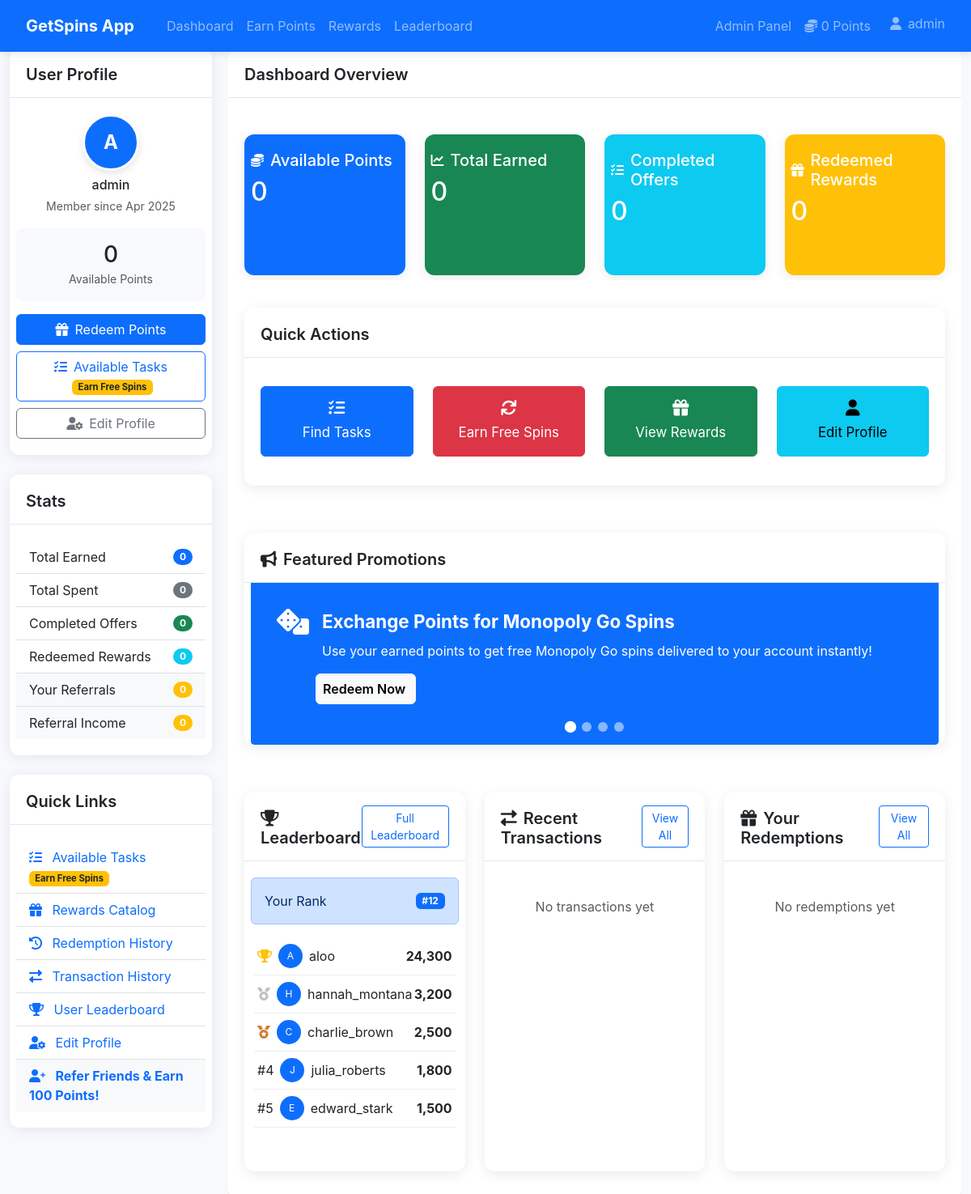
The app's page /dashboard (signed in) with its own data.
### tables this page shows
CREATE TABLE settings (setting_key TEXT PRIMARY KEY, setting_value TEXT);

CREATE TABLE users (
            id INTEGER PRIMARY KEY AUTOINCREMENT,
            username TEXT NOT NULL UNIQUE,
            email TEXT NOT NULL UNIQUE,
            password TEXT NOT NULL,
            points INTEGER NOT NULL DEFAULT 0,
            is_admin INTEGER NOT NULL DEFAULT 0,
            created_at TIMESTAMP DEFAULT CURRENT_TIMESTAMP,
            updated_at TIMESTAMP DEFAULT CURRENT_TIMESTAMP
        , referral_code TEXT, referred_by INTEGER, is_blocked INTEGER DEFAULT 0 NOT NULL);

### dashboard.php (the view, shortened to what the rows shown need)
<?php
require_once 'includes/auth.php';
require_once 'includes/functions.php';
include 'includes/header.php';
?>
<div class="dashboard-container">
    <div class="dashboard-sidebar d-none d-lg-block">
        <?php include 'includes/sidebar.php'; ?>
    </div>
    <div class="dashboard-content w-100">
        <div class="card">
            <div class="card-body">
                    <div class="row mb-4">
                        <div class="col-6 col-md-6 col-lg-3 mb-3">
                            <div class="card bg-primary text-white h-100 dashboard-stat-card">
                                <div class="card-body">
                                    <div class="d-flex align-items-center mb-2">
                                        <i class="fas fa-coins stat-icon me-2"></i>
                                        <h5 class="card-title mb-0">Available Points</h5>
                                    </div>
                                    <h2 class="mb-0 stat-value"><?php echo formatPoints($current_user['points']); ?></h2>
                                </div>
                            </div>
                        </div>
                        <div class="col-6 col-md-6 col-lg-3 mb-3">
                            <div class="card bg-success text-white h-100 dashboard-stat-card">
                                <div class="card-body">
                                    <div class="d-flex align-items-center mb-2">
                                        <i class="fas fa-chart-line stat-icon me-2"></i>
                                        <h5 class="card-title mb-0">Total Earned</h5>
                                    </div>
                                    <h2 class="mb-0 stat-value"><?php echo formatPoints($stats['total_earned']); ?></h2>
                                </div>
                            </div>
                        </div>
                        <div class="col-6 col-md-6 col-lg-3 mb-3">
                            <div class="card bg-info text-white h-100 dashboard-stat-card">
                                <div class="card-body">
                                    <h2 class="mb-0 stat-value"><?php echo $stats['completed_offers']; ?></h2>
                                </div>
                            </div>
                        </div>
                        <div class="col-6 col-md-6 col-lg-3 mb-3">
                            <div class="card bg-warning text-white h-100 dashboard-stat-card">
                                <div class="card-body">
                                    <h2 class="mb-0 stat-value"><?php echo $stats['redeemed_rewards']; ?></h2>
                                </div>
                            </div>
                        </div>
                    </div>
                </div>
            </div>
        </div>
    </div>
</div>
<?php include 'includes/dashboard_footer.php'; ?>

### includes/header.php (shortened to what the rows shown need)
<?php
require_once 'includes/auth.php';
require_once 'includes/functions.php';
require_once 'includes/db.php';
$auth = new Auth();
$current_user = $auth->getUser();
$current_page = basename($_SERVER['PHP_SELF']);
$request_uri = $_SERVER['REQUEST_URI'];
$request_path = parse_url($request_uri, PHP_URL_PATH);
$request_path = trim($request_path, '/');
$is_public_page = !$auth->isLoggedIn() ||
                  in_array($current_page, ['index.php', 'login.php', 'register.php']) ||
                  in_array($request_path, ['', 'index', 'login', 'register']);
$app_name = getSetting('app_name', APP_NAME);
$app_logo = getSetting('app_logo', '');
?>
<!DOCTYPE html>
<html lang="en">
<head>
    <link href="https://cdn.jsdelivr.net/npm/bootstrap@5.3.0-alpha1/dist/css/bootstrap.min.css" rel="stylesheet">
    <link href="https://cdnjs.cloudflare.com/ajax/libs/font-awesome/6.0.0/css/all.min.css" rel="stylesheet">
    <link href="/assets/css/style.css" rel="stylesheet">
</head>
<?php
$current_page_name = basename($_SERVER['PHP_SELF'], '.php');
$body_class = '';
if ($current_page_name === 'dashboard') {
    $body_class = 'dashboard-page';
} elseif ($current_page_name === 'tasks') {
    $body_class = 'tasks-page';
}
?>
<body class="<?php echo $body_class; ?>">
    <nav class="navbar navbar-expand-lg navbar-dark bg-primary fixed-header">
        <div class="container px-3">
            <a class="navbar-brand" href="/">
                <?php if ($is_public_page && !empty($app_logo)): ?>
                <img src="<?php echo $app_logo; ?>" alt="<?php echo htmlspecialchars($app_name); ?>" height="30" class="d-inline-block align-text-top">
                <?php else: ?>
                <?php echo htmlspecialchars($app_name); ?>
                <?php endif; ?>
            </a>
            <?php if ($auth->isLoggedIn()): ?>
            <div class="navbar-collapse" id="navbarNav">
                <ul class="navbar-nav me-auto">
                    <li class="nav-item">
                        <a class="nav-link" href="/dashboard">Dashboard</a>
                    </li>
                    <li class="nav-item">
                        <a class="nav-link" href="/tasks">Earn Points</a>
                    </li>
                    <li class="nav-item">
                        <a class="nav-link" href="/rewards">Rewards</a>
                    </li>
                    <li class="nav-item">
                        <a class="nav-link" href="/leaderboard">Leaderboard</a>
                    </li>
                </ul>
                <ul class="navbar-nav ms-auto">
                    <?php if ($auth->isAdmin()): ?>
                        <li class="nav-item">
                            <a class="nav-link" href="/admin/">Admin Panel</a>
                        </li>
                    <?php endif; ?>
                    <li class="nav-item">
                        <a class="nav-link" href="#">
                            <i class="fas fa-coins"></i> <?php echo formatPoints($current_user['points']); ?> Points
                        </a>
                    </li>
                    <li class="nav-item dropdown">
                        <a class="nav-link dropdown-toggle" href="#" id="navbarDropdown" role="button" data-bs-toggle="dropdown" aria-expanded="false">
                            <i class="fas fa-user"></i> <?php echo htmlspecialchars($current_user['username']); ?>
                        </a>
                    </li>
                </ul>
            </div>
            <?php endif; ?>
        </div>
    </nav>
    <div class="<?php
        if (($current_page === 'index.php' || $request_path === '' || $request_path === 'index') && !$auth->isLoggedIn()) {
            echo 'full-width-container';
        } else {
            echo $auth->isLoggedIn() ? 'container py-4 content-with-fixed-header' : 'container py-4';
        }
    ?>"><?php

### includes/sidebar.php (shortened to what the rows shown need)
<?php
require_once 'includes/auth.php';
require_once 'includes/functions.php';
$auth = new Auth();
$current_user = $auth->getUser();
$stats = getUserStats($current_user['id']);
?>
<div class="card mb-4 d-none d-md-block">
    <div class="card-body">
        <div class="text-center mb-3">
            <div class="avatar-placeholder bg-primary text-white rounded-circle mx-auto mb-2" style="width: 70px; height: 70px; font-size: 1.5rem;">
                <?php echo strtoupper(substr($current_user['username'], 0, 1)); ?>
            </div>
            <div>
                <h6 class="mb-1"><?php echo htmlspecialchars($current_user['username']); ?></h6>
                <small class="text-muted">Member since <?php echo date('M Y', strtotime($current_user['created_at'])); ?></small>
            </div>
        </div>
        <div class="points-display text-center mb-3">
            <h3 class="mb-0"><?php echo formatPoints($current_user['points']); ?></h3>
            <small class="text-muted">Available Points</small>
        </div>
    </div>
</div>
<div class="card mb-4">
    <div class="card-body">
        <ul class="list-group list-group-flush">
            <li class="list-group-item d-flex justify-content-between align-items-center">
                Total Earned
                <span class="badge bg-primary rounded-pill"><?php echo formatPoints($stats['total_earned']); ?></span>
            </li>
            <li class="list-group-item d-flex justify-content-between align-items-center">
                Total Spent
                <span class="badge bg-secondary rounded-pill"><?php echo formatPoints($stats['total_spent']); ?></span>
            </li>
            <li class="list-group-item d-flex justify-content-between align-items-center bg-light">
                Referral Income
                <span class="badge bg-warning rounded-pill"><?php echo formatPoints($stats['referral_income']); ?></span>
            </li>
        </ul>
    </div>
</div>

### records on screen
settings: setting_value "GetSpins App"
users: points "0", username "admin", username "A", created_at "Apr 2025"

### other values on screen
$stats['completed_offers'] "0"
$stats['redeemed_rewards'] "0"
$stats['total_referrals'] "0"
$user_rank['rank'] "12"
substr($user['username'], 0, 1) "A"
$user['username'] "aloo"
formatPoints($user['points']) "24,300"
substr($user['username'], 0, 1) "H"
$user['username'] "hannah_montana"
formatPoints($user['points']) "3,200"
substr($user['username'], 0, 1) "C"
$user['username'] "charlie_brown"
formatPoints($user['points']) "2,500"
$user['rank'] "4"
substr($user['username'], 0, 1) "J"
